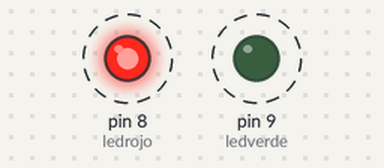
Simulated run of this sketch. Board: Arduino Uno, built with avr-gcc and run on an emulated ATmega328P. On the bench: output pins drawn as LEDs (lit = HIGH). Dashed ring = blinking.

Above: at 0.5 s.
Timing chart, 0 to 3.5 s (numbered marks = the images above):
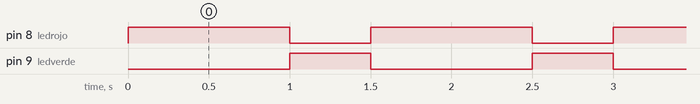

Measured:
- by itself, pin 8 (ledrojo): alternates HIGH for 1.0 s and LOW for 0.50 s
- by itself, pin 9 (ledverde): alternates HIGH for 0.50 s and LOW for 1.0 s

The sketch:

Semaforo.ino
```cpp
int ledrojo=8;
int ledverde=9;
void setup()
{ pinMode(ledverde,OUTPUT);
  pinMode(ledrojo,OUTPUT);
}
void loop()
{ int esperaVerde=1000;
  int esperaRojo=500;
  digitalWrite(ledverde,LOW);
  digitalWrite(ledrojo,HIGH);
  delay(esperaVerde);
  digitalWrite(ledrojo,LOW);
  digitalWrite(ledverde,HIGH);
  delay(esperaRojo);
}
```
